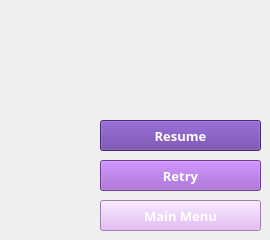
    <widget class="QWidget" name="pausepg">
     <widget class="QPushButton" name="resueBtn">
      <property name="geometry">
       <rect>
        <x>100</x>
        <y>120</y>
        <width>161</width>
        <height>31</height>
       </rect>
      </property>
      <property name="font">
       <font>
        <family>Poppins</family>
        <pointsize>10</pointsize>
        <bold>true</bold>
       </font>
      </property>
      <property name="styleSheet">
       <string notr="true">background: #6237A0;
color:white</string>
      </property>
      <property name="text">
       <string>Resume</string>
      </property>
     </widget>
     <widget class="QPushButton" name="retryBtn_3">
      <property name="geometry">
       <rect>
        <x>100</x>
        <y>160</y>
        <width>161</width>
        <height>31</height>
       </rect>
      </property>
      <property name="font">
       <font>
        <family>Poppins</family>
        <pointsize>10</pointsize>
        <bold>true</bold>
       </font>
      </property>
      <property name="styleSheet">
       <string notr="true">background: #9754cb;
color:white</string>
      </property>
      <property name="text">
       <string>Retry</string>
      </property>
     </widget>
     <widget class="QPushButton" name="menuBtn">
      <property name="geometry">
       <rect>
        <x>100</x>
        <y>200</y>
        <width>161</width>
        <height>31</height>
       </rect>
      </property>
      <property name="font">
       <font>
        <family>Poppins</family>
        <pointsize>10</pointsize>
        <bold>true</bold>
       </font>
      </property>
      <property name="styleSheet">
       <string notr="true">background: #deacf5;
color:white</string>
      </property>
      <property name="text">
       <string>Main Menu</string>
      </property>
     </widget>
    </widget>
